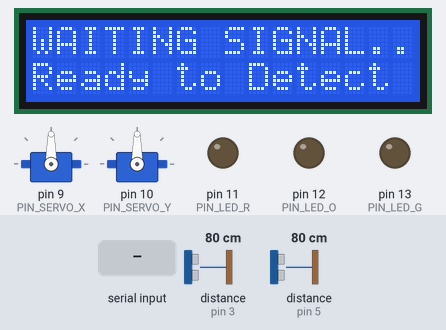
Bench run of a sketch on a simulated Arduino Uno, built with avr-gcc and run on an emulated ATmega328P. On the bench: 16×2 character LCD, 2 × servo, output pins drawn as LEDs (lit = HIGH). The test bench sets the inputs (shaded band); at power-on: distance to the obstacle (sensors on pin 3, pin 5) 80 cm. The echo pulse lasts 58.3 µs per cm; pins used as bus, display or sensor lines are not drawn; what the sketch prints to the serial monitor is not drawn.

Above: at 2.8 s.
2.9 s: "0\n" received over Serial
At 3.7 s:
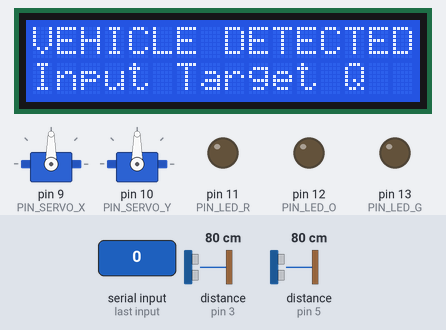
At 14.3 s:
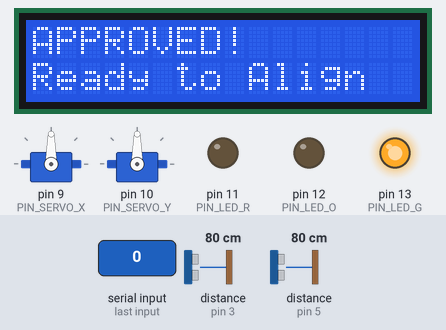
Timing chart, 0 to 20.4 s (numbered marks = the images above; inputs shaded):
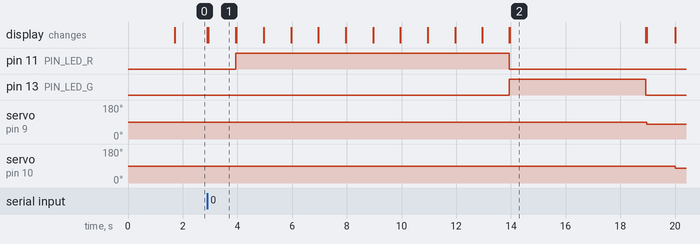

The sketch:

mega_code.ino
```cpp
/*
 * 무선전력 충전 시스템 (XY Stage Auto-Align & Charging)
 * 최종 통합본 (Final Version)
 */

#include <Servo.h>
#include <Wire.h>
#include <LiquidCrystal_I2C.h>

// ==========================================
// 1. 하드웨어 설정
// ==========================================
LiquidCrystal_I2C lcd(0x27, 16, 2); // 주소: 0x27 or 0x3F

const int PIN_LED_R = 11;
const int PIN_LED_O = 12;
const int PIN_LED_G = 13;

const int PIN_SERVO_X = 9;
const int PIN_SERVO_Y = 10;

const int TRIG_L = 4, ECHO_L = 5; // X축 거리 측정용
const int TRIG_R = 6, ECHO_R = 7; // (보조)
const int TRIG_F = 2, ECHO_F = 3; // Y축 거리 측정용

const int PIN_CURRENT = A0;

Servo servoX;
Servo servoY;

// ==========================================
// 2. 캘리브레이션 변수 (★나중에 여기를 수정하세요★)
// ==========================================

// ---------------------------------------------------------
// <<< [수정할 부분 시작] >>>
// 캘리브레이션 도구로 구한 값을 여기에 넣으세요.
// 공식: 각도 = (AX * 거리) + BX

// [X축 설정]
float AX = 1.0;    // 기울기 (예: 5.33)
float BX = 0.0;    // 절편 (예: -70.0)

// [Y축 설정]
float AY = 1.0;    // 기울기 (예: -5.33)
float BY = 0.0;    // 절편 (예: 276.5)

// [서보 안전 범위] (기계적으로 닿지 않는 안전 각도)
const int SERVO_MIN = 10;
const int SERVO_MAX = 170;
// <<< [수정할 부분 끝] >>>
// ---------------------------------------------------------

// 서보 홈 위치
const int X_HOME = 90;
const int Y_HOME = 90;
const int T_SERVO_WAIT = 1000; // 이동 후 대기 시간

// ==========================================
// 3. 시스템 변수 정의
// ==========================================
enum State {
  S00_WAIT_SIGNAL,
  S01_WAIT_INPUT,
  S1_APPROVING,
  S2_APPROVED,
  S3_ALIGNING,
  S4_CHARGING,
  S5_COMPLETED
};
State currentState = S00_WAIT_SIGNAL;
bool isStateFirstRun = true; // 상태 진입 플래그

// 충전 변수
float Q_target_mAh = 0.0;
double Q_accum_As = 0.0;
double Q_accum_mAh = 0.0;
unsigned long lastCurrentMeasureTime = 0;

// UI 변수
unsigned long stateStartTime = 0;
unsigned long lastScreenSwitch = 0;
int screenMode = 1;
int lastAnimSec = -1;

// ==========================================
// 4. 초기화 (Setup)
// ==========================================
void setup() {
  Serial.begin(9600);
  lcd.init(); lcd.backlight();

  pinMode(PIN_LED_R, OUTPUT);
  pinMode(PIN_LED_O, OUTPUT);
  pinMode(PIN_LED_G, OUTPUT);

  pinMode(TRIG_L, OUTPUT); pinMode(ECHO_L, INPUT);
  pinMode(TRIG_R, OUTPUT); pinMode(ECHO_R, INPUT);
  pinMode(TRIG_F, OUTPUT); pinMode(ECHO_F, INPUT);

  servoX.attach(PIN_SERVO_X);
  servoY.attach(PIN_SERVO_Y);

  lcd.setCursor(0, 0); lcd.print("SYSTEM BOOT...");
  resetSystem();
}

// ==========================================
// 5. 메인 루프
// ==========================================
void loop() {
  switch (currentState) {
    case S00_WAIT_SIGNAL: handle_S00_WaitSignal(); break;
    case S01_WAIT_INPUT:  handle_S01_WaitInput();  break;
    case S1_APPROVING:    handle_S1_Approving();   break;
    case S2_APPROVED:     handle_S2_Approved();    break;
    case S3_ALIGNING:     handle_S3_Aligning();    break;
    case S4_CHARGING:     handle_S4_Charging();    break;
    case S5_COMPLETED:    handle_S5_Completed();   break;
  }
}

// ==========================================
// 6. 상태 제어 함수
// ==========================================
void changeState(State newState) {
  currentState = newState;
  stateStartTime = millis();
  isStateFirstRun = true;
  lastAnimSec = -1;
  lastScreenSwitch = 0;
  screenMode = 1;
  lcd.clear();
}

void resetSystem() {
  digitalWrite(PIN_LED_R, LOW);
  digitalWrite(PIN_LED_O, LOW);
  digitalWrite(PIN_LED_G, LOW);

  // 서보 원위치 이동
  servoX.write(X_HOME); delay(800);
  servoY.write(Y_HOME); delay(800);

  Q_accum_As = 0; Q_accum_mAh = 0; Q_target_mAh = 0;
  changeState(S00_WAIT_SIGNAL);
}

// ==========================================
// 7. 상태별 상세 동작
// ==========================================

// S00: 차량 감지 대기
void handle_S00_WaitSignal() {
  if (isStateFirstRun) {
    lcd.setCursor(0, 0); lcd.print("WAITING SIGNAL..");
    lcd.setCursor(0, 1); lcd.print("Ready to Detect");
    Serial.println("\n[S00] 차량 감지 대기중... (아무 키나 누르세요)");
    while(Serial.available()) Serial.read();
    isStateFirstRun = false;
  }
  if (Serial.available() > 0) {
    while(Serial.available()) Serial.read();
    Serial.println(">> 차량 인식됨!");
    changeState(S01_WAIT_INPUT);
  }
}

// S01: 입력 대기
void handle_S01_WaitInput() {
  if (isStateFirstRun) {
    lcd.setCursor(0, 0); lcd.print("VEHICLE DETECTED");
    lcd.setCursor(0, 1); lcd.print("Input Target Q");
    Serial.println("\n[S01] 목표 충전량(mAh) 입력 (0=디버깅):");
    isStateFirstRun = false;
  }
  if (Serial.available() > 0) {
    float inputVal = Serial.parseFloat();
    while(Serial.available()) Serial.read();
    if (inputVal < 0) inputVal = 0;
    Q_target_mAh = inputVal;

    Serial.print(">> 설정된 목표량: "); Serial.print((int)Q_target_mAh); Serial.println(" mAh");
    changeState(S1_APPROVING);
  }
}

// S1: 승인 (10초)
void handle_S1_Approving() {
  if (isStateFirstRun) {
    digitalWrite(PIN_LED_R, HIGH);
    Serial.println("\n[S1] 승인 중...");
    isStateFirstRun = false;
  }
  int elapsedSec = (millis() - stateStartTime) / 1000;
  if (elapsedSec >= 10) {
    digitalWrite(PIN_LED_R, LOW);
    changeState(S2_APPROVED);
    return;
  }
  if (elapsedSec != lastAnimSec) {
    lastAnimSec = elapsedSec;
    lcd.clear();
    lcd.setCursor(0, 0); lcd.print("APPROVING");
    for (int i = 0; i < (elapsedSec % 4); i++) lcd.print(".");
    lcd.setCursor(0, 1); lcd.print("Please Wait "); lcd.print(10 - elapsedSec); lcd.print("s");
  }
}

// S2: 승인 완료 (5초)
void handle_S2_Approved() {
  if (isStateFirstRun) {
    digitalWrite(PIN_LED_G, HIGH);
    lcd.setCursor(0, 0); lcd.print("APPROVED!");
    lcd.setCursor(0, 1); lcd.print("Ready to Align");
    Serial.println("\n[S2] 승인 완료.");
    isStateFirstRun = false;
  }
  if (millis() - stateStartTime >= 5000) {
    digitalWrite(PIN_LED_G, LOW);
    changeState(S3_ALIGNING);
  }
}

// S3: 정렬 (핵심 로직)
void handle_S3_Aligning() {
  if (isStateFirstRun) {
     Serial.println("\n[S3] 정렬 시작...");
     isStateFirstRun = false;
  }

  // [1] X축 정렬
  lcd.clear();
  lcd.setCursor(0, 0); lcd.print("MEASURING X...");
  float distL = getDistance(TRIG_L, ECHO_L);

  // 좌표 변환 공식 적용
  int thetaX = (int)(AX * distL + BX);
  // 안전 범위 제한 (매우 중요)
  thetaX = constrain(thetaX, SERVO_MIN, SERVO_MAX);

  lcd.setCursor(0, 1); lcd.print("Moving X...");
  servoX.write(thetaX);
  delay(T_SERVO_WAIT);

  // [2] Y축 정렬
  lcd.clear();
  lcd.setCursor(0, 0); lcd.print("MEASURING Y...");
  float distF = getDistance(TRIG_F, ECHO_F);

  int thetaY = (int)(AY * distF + BY);
  thetaY = constrain(thetaY, SERVO_MIN, SERVO_MAX);

  lcd.setCursor(0, 1); lcd.print("Moving Y...");
  servoY.write(thetaY);
  delay(T_SERVO_WAIT);

  // [3] 완료 대기 (5초)
  lcd.clear();
  lcd.setCursor(0, 0); lcd.print("ALIGN COMPLETE");
  Serial.println(">> 정렬 완료. 5초 후 충전.");
  delay(5000);

  lastCurrentMeasureTime = millis();
  changeState(S4_CHARGING);
}

// S4: 충전
void handle_S4_Charging() {
  if (isStateFirstRun) {
    digitalWrite(PIN_LED_O, HIGH);
    Serial.println("\n[S4] 충전 시작.");
    isStateFirstRun = false;
  }
  unsigned long currentMillis = millis();
  double dt = (currentMillis - lastCurrentMeasureTime) / 1000.0;
  lastCurrentMeasureTime = currentMillis;

  float currentAmps = readCurrentSensor();
  Q_accum_As += currentAmps * dt;
  Q_accum_mAh = Q_accum_As / 3.6;

  if (currentMillis - lastScreenSwitch > 3000) {
    lastScreenSwitch = currentMillis;
    screenMode = !screenMode;
    lcd.clear();
    if (screenMode == 0) {
      lcd.setCursor(0, 0); lcd.print("CHARGING...");
      lcd.setCursor(0, 1);
      if (Q_target_mAh == 0) lcd.print("[DEBUG MODE]"); else lcd.print("Do Not Touch");
    } else {
      lcd.setCursor(0, 0); lcd.print("Tgt:"); lcd.print((int)Q_target_mAh); lcd.print("mA");
      lcd.setCursor(0, 1); lcd.print("Cur:"); lcd.print((int)Q_accum_mAh); lcd.print("mA");
    }
    Serial.print("I: "); Serial.print(currentAmps); Serial.print(" A | Q: "); Serial.println(Q_accum_mAh);
  }

  bool isFinished = false;
  if (Q_target_mAh == 0) { // 디버깅
    if (millis() - stateStartTime >= 10000) isFinished = true;
  } else { // 정상
    if (Q_accum_mAh >= Q_target_mAh) isFinished = true;
  }

  if (isFinished) {
    digitalWrite(PIN_LED_O, LOW);
    changeState(S5_COMPLETED);
  }
}

// S5: 완료
void handle_S5_Completed() {
  if (isStateFirstRun) {
    digitalWrite(PIN_LED_G, HIGH);
    lcd.setCursor(0, 0); lcd.print("CHARGE COMPLETE!");
    lcd.setCursor(0, 1); lcd.print("Returning...");
    Serial.println("\n[S5] 충전 완료. 복귀 중...");
    isStateFirstRun = false;
  }
  if (millis() - stateStartTime > 2000) {
    servoX.write(X_HOME); delay(T_SERVO_WAIT);
    servoY.write(Y_HOME); delay(T_SERVO_WAIT);
    delay(5000);
    resetSystem();
  }
}

// ==========================================
// 8. 센서 보조 함수
// ==========================================
float getDistance(int trigPin, int echoPin) {
  digitalWrite(trigPin, LOW); delayMicroseconds(2);
  digitalWrite(trigPin, HIGH); delayMicroseconds(10);
  digitalWrite(trigPin, LOW);
  long duration = pulseIn(echoPin, HIGH, 30000);
  if (duration == 0) return 999.0;
  return duration * 0.034 / 2;
}

float readCurrentSensor() {
  int raw = analogRead(PIN_CURRENT);
  float voltage = (raw / 1023.0) * 5.0;
  // 센서 영점(2.5V) 미세 조정 필요 시 2.5를 변경하세요.
  float amps = (voltage - 2.5) / 0.185;
  return abs(amps);
}
```

Measured:
- after the input at 2.9 s, pin 11 (PIN_LED_R): LOW → HIGH after 1.0 s, → LOW 10.0 s later; pin 13 (PIN_LED_G): LOW → HIGH after 11.0 s, → LOW 5.0 s later; servo on pin 9 (PIN_SERVO_X): 90° → 79° after 16.1 s; servo on pin 10 (PIN_SERVO_Y): 90° → 79° after 17.1 s; the display: first changes at once (image 1 shows a later state)
- what the display in image 1 shows lasts 1.0 s, from 2.9 s to 3.9 s
